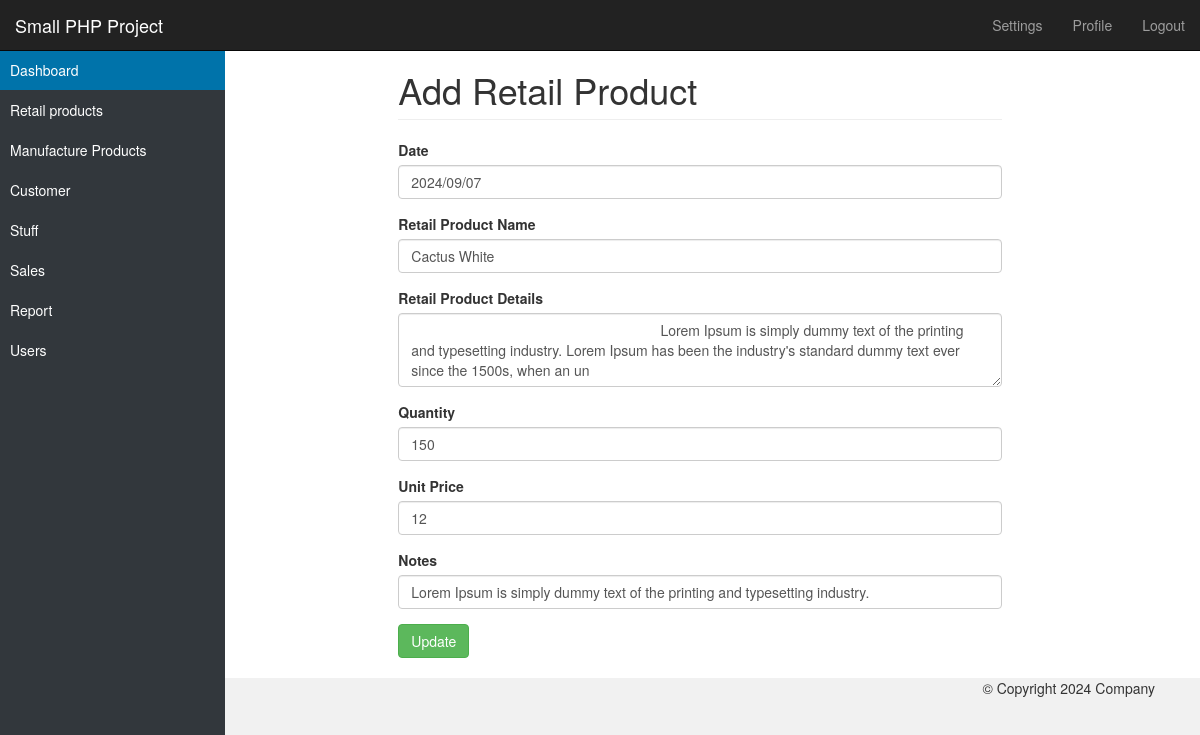
/admin/edit-retail-product.php?editRetail=32 (signed in), run on the app's committed database.
### tables this page shows
CREATE TABLE `tbl_retailproduct` (
  `id` int(11) NOT NULL,
  `date` text NOT NULL,
  `retailThumb` text NOT NULL,
  `reference` text NOT NULL,
  `pipeName` text NOT NULL,
  `pipeDetails` text NOT NULL,
  `quantity` int(11) NOT NULL,
  `unitPrice` float NOT NULL
);

### lib/Database.php (called while the page is built, shortened)
<?php
Class Database {
	private $dbhost = DB_HOST;
	private $dbname = DB_NAME;
	private $dbuser = DB_USER;
	private $dbpass = DB_PASS;
	public $pdo;
	private function connectDB() {
		if(!isset($this->pdo)) {
			try {
				$link = new PDO("mysql:host=$this->dbhost;dbname=$this->dbname", $this->dbuser, $this->dbpass);
				$link->setAttribute(PDO::ATTR_ERRMODE, PDO::ERRMODE_EXCEPTION);
				$link->exec("SET CHARACTER SET utf8");
				$this->pdo = $link;
			} catch(PDOException $e) {
				die("Database connection error: ".$e->getMessage());
			}
		}
	}
	private function mysqliConnectDB() {
		$this->link = new mysqli($this->dbhost, $this->dbuser, $this->dbpass, $this->dbname);
	}
}
?>

### lib/RetailProduct.php (called while the page is built, shortened)
<?php
require_once('Database.php');
Class RetailProducts {
	private $db;
	public function __construct() {
		$this->db = new Database();
	}
	public function getRetailById($id) {
		$sql = "SELECT * FROM tbl_retailproduct WHERE id = '$id' LIMIT 1";
		$stmt = $this->db->pdo->prepare($sql);
		$stmt->execute();
		$result = $stmt->fetchAll(PDO::FETCH_ASSOC);
		return $result;
	}
}

### admin/edit-retail-product.php (the view, shortened to what this page needs)
<?php
include('inc/header.php');
include('inc/sidebar.php');
include('../lib/RetailProduct.php');
if(!isset($_GET['editRetail']) or $_GET['editRetail'] == null) {
	header('Location:retail-products.php');
} else {
	$id = $_GET['editRetail'];
}
$retailProduct = new RetailProducts();
?>
<div class="container-fluid">
	<div class="row">
		<div class="col-sm-10 col-sm-offset-2 main">
		<div class="row">
			<div class="col-sm-8 col-sm-offset-2">
				<h1 class="page-header">Add Retail Product</h1>
				<?php
				$retailData = $retailProduct->getRetailById($id);
				if($retailData) {
					foreach($retailData as $info) {
				?>
					<form action="" method="POST">
						<div class="form-group">
							<label>Date</label>
							<input type="text" name="ProentryDate" value="<?php echo $info['date']; ?>" class="form-control" />
						</div>
						<div class="form-group">
							<label for="pipe_name">Retail Product Name</label>
							<input type="text" name="upRproductName" value="<?php echo $info['pipeName']; ?>" class="form-control" />
						</div>
						<div class="form-group">
							<label>Retail Product Details</label>
							<textarea class="form-control" name="uPRproductDetails" rows="3">
								<?php echo $info['pipeDetails']; ?>
							</textarea>
						</div>
						<div class="form-group">
							<label>Quantity</label>
							<input type="number" name="uPproductQuantity" value="<?php echo $info['quantity']; ?>" class="form-control" />
						</div>
						<div class="form-group">
							<label>Unit Price</label>
							<input type="text" name="uPunitPrice" value="<?php echo $info['unitPrice']; ?>" class="form-control" />
						</div>
						<div class="form-group">
							<label>Notes</label>
							<input type="text" name="uPproReference" value="<?php echo $info['reference']; ?>" class="form-control" />
						</div>
						<button type="submit" name="updateRetail" class="btn btn-success">Update</button>
					</form>
				<?php
					}
				}
				?>
			</div>
		</div>
	  </div>
	</div>
</div>
<?php include('inc/footer.php'); ?>

### admin/assets/css/styles.css (style rules this page uses)
body { padding-top: 50px; background:#fff; background-color: #f1f1f1; }
.main { padding: 20px; background-color: #fff; }
@media (min-width: 768px) { .main { padding-right: 40px; padding-left: 40px; position:relative; z-index:1; } }
.main .page-header { margin-top: 0; }
.form-group { overflow:hidden; }

### data on the page
tbl_retailproduct: ProentryDate "2024/09/07", upRproductName "Cactus White", uPRproductDetails "Lorem Ipsum is simply dummy text of the printing and typesetting industry. Lorem Ipsum has been the industry's standard dummy text ever since the 1500s, when an un", uPproductQuantity "150", uPunitPrice "12", uPproReference "Lorem Ipsum is simply dummy text of the printing and typesetting industry."
